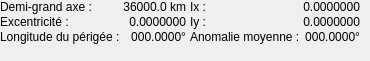
    <widget class="QWidget" name="equatorial">
     <widget class="QWidget" name="formLayoutWidget_33">
      <property name="geometry">
       <rect>
        <x>0</x>
        <y>0</y>
        <width>183</width>
        <height>52</height>
       </rect>
      </property>
      <layout class="QFormLayout" name="formLayout_equat1">
       <property name="sizeConstraint">
        <enum>QLayout::SetFixedSize</enum>
       </property>
       <property name="labelAlignment">
        <set>Qt::AlignLeading|Qt::AlignLeft|Qt::AlignVCenter</set>
       </property>
       <property name="horizontalSpacing">
        <number>3</number>
       </property>
       <property name="verticalSpacing">
        <number>1</number>
       </property>
       <item row="1" column="0">
        <widget class="QLabel" name="lbl_excentricite2">
         <property name="font">
          <font/>
         </property>
         <property name="text">
          <string>Excentricité :</string>
         </property>
        </widget>
       </item>
       <item row="1" column="1">
        <widget class="QLabel" name="excentricite2">
         <property name="font">
          <font/>
         </property>
         <property name="text">
          <string notr="true">0.0000000</string>
         </property>
         <property name="alignment">
          <set>Qt::AlignRight|Qt::AlignTrailing|Qt::AlignVCenter</set>
         </property>
        </widget>
       </item>
       <item row="2" column="0">
        <widget class="QLabel" name="lbl_longitudePerigee">
         <property name="font">
          <font/>
         </property>
         <property name="text">
          <string>Longitude du périgée :</string>
         </property>
        </widget>
       </item>
       <item row="2" column="1">
        <widget class="QLabel" name="longitudePerigee">
         <property name="font">
          <font/>
         </property>
         <property name="toolTip">
          <string>Somme de l'argument du périgée et de l'ascension droite du noeud ascendant</string>
         </property>
         <property name="text">
          <string notr="true">000.0000°</string>
         </property>
         <property name="alignment">
          <set>Qt::AlignRight|Qt::AlignTrailing|Qt::AlignVCenter</set>
         </property>
        </widget>
       </item>
       <item row="0" column="0">
        <widget class="QLabel" name="lbl_demiGrandAxeEquat">
         <property name="text">
          <string>Demi-grand axe :</string>
         </property>
        </widget>
       </item>
       <item row="0" column="1">
        <widget class="QLabel" name="demiGrandAxeEquat">
         <property name="font">
          <font/>
         </property>
         <property name="text">
          <string notr="true">36000.0 km</string>
         </property>
         <property name="alignment">
          <set>Qt::AlignRight|Qt::AlignTrailing|Qt::AlignVCenter</set>
         </property>
        </widget>
       </item>
      </layout>
     </widget>
     <widget class="QWidget" name="formLayoutWidget_32">
      <property name="geometry">
       <rect>
        <x>190</x>
        <y>0</y>
        <width>171</width>
        <height>52</height>
       </rect>
      </property>
      <layout class="QFormLayout" name="formLayout_equat2">
       <property name="sizeConstraint">
        <enum>QLayout::SetFixedSize</enum>
       </property>
       <property name="labelAlignment">
        <set>Qt::AlignLeading|Qt::AlignLeft|Qt::AlignVCenter</set>
       </property>
       <property name="horizontalSpacing">
        <number>3</number>
       </property>
       <property name="verticalSpacing">
        <number>1</number>
       </property>
       <item row="0" column="0">
        <widget class="QLabel" name="lbl_ix1">
         <property name="font">
          <font/>
         </property>
         <property name="text">
          <string extracomment="Component X of inclination vector">Ix :</string>
         </property>
        </widget>
       </item>
       <item row="1" column="0">
        <widget class="QLabel" name="lbl_iy1">
         <property name="font">
          <font/>
         </property>
         <property name="text">
          <string extracomment="Component Y of inclination vector">Iy :</string>
         </property>
        </widget>
       </item>
       <item row="2" column="0">
        <widget class="QLabel" name="lbl_anomalieMoyenne2">
         <property name="font">
          <font/>
         </property>
         <property name="text">
          <string>Anomalie moyenne :</string>
         </property>
        </widget>
       </item>
       <item row="0" column="1">
        <widget class="QLabel" name="ix1">
         <property name="font">
          <font/>
         </property>
         <property name="text">
          <string notr="true">0.0000000</string>
         </property>
         <property name="alignment">
          <set>Qt::AlignRight|Qt::AlignTrailing|Qt::AlignVCenter</set>
         </property>
        </widget>
       </item>
       <item row="1" column="1">
        <widget class="QLabel" name="iy1">
         <property name="font">
          <font/>
         </property>
         <property name="text">
          <string notr="true">0.0000000</string>
         </property>
         <property name="alignment">
          <set>Qt::AlignRight|Qt::AlignTrailing|Qt::AlignVCenter</set>
         </property>
        </widget>
       </item>
       <item row="2" column="1">
        <widget class="QLabel" name="anomalieMoyenne2">
         <property name="font">
          <font/>
         </property>
         <property name="text">
          <string notr="true">000.0000°</string>
         </property>
         <property name="alignment">
          <set>Qt::AlignRight|Qt::AlignTrailing|Qt::AlignVCenter</set>
         </property>
        </widget>
       </item>
      </layout>
     </widget>
    </widget>
